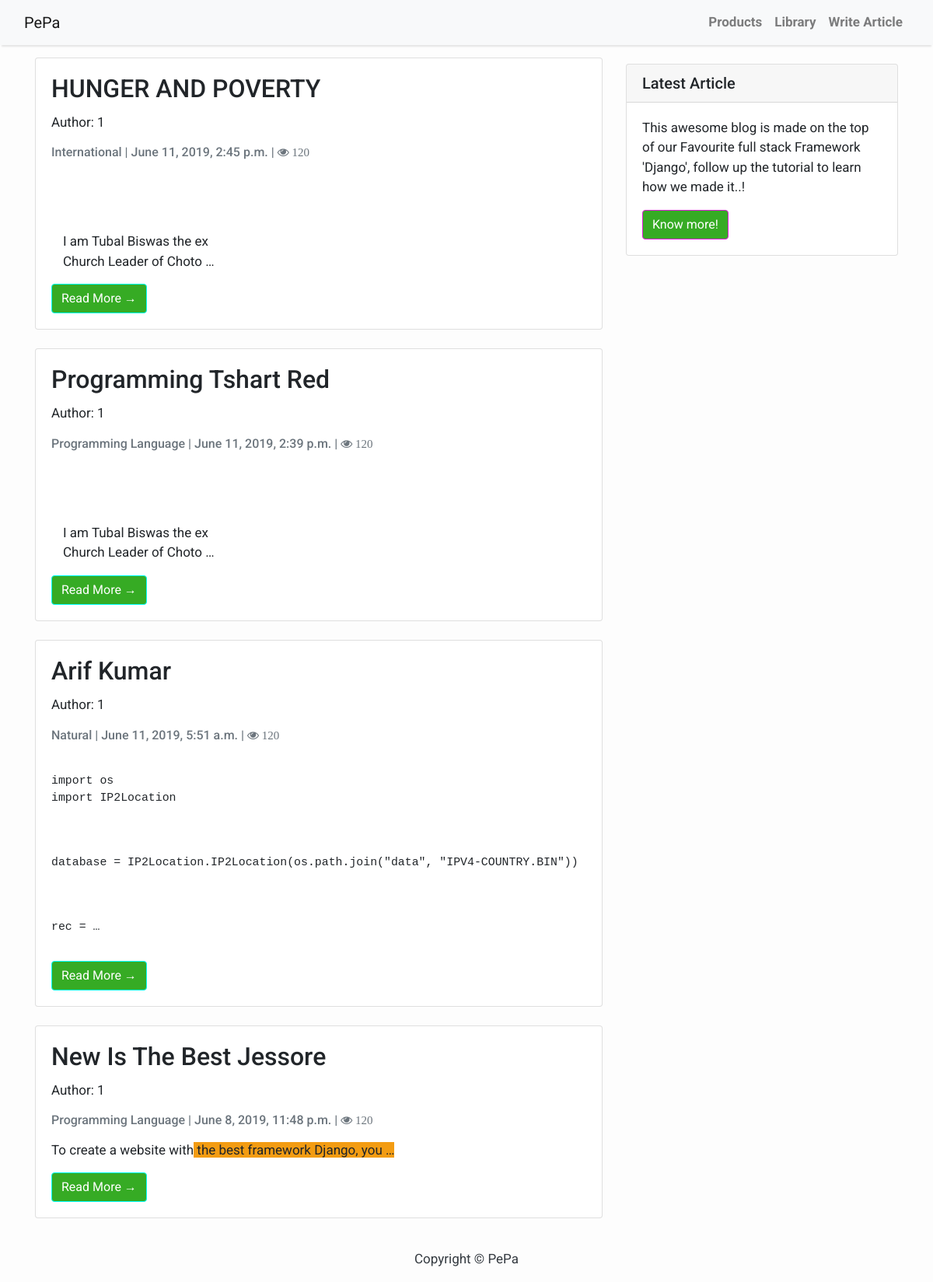
The page / on the database its author committed.
### blog/models.py (models this page shows, shortened)
class BlogPost(models.Model):
    title = models.CharField(max_length=255, blank=False)
    category = models.ForeignKey(BlogCategory, on_delete=models.CASCADE)
    description = RichTextField()
    post_date = models.DateTimeField(auto_now_add=True)
    publish = models.BooleanField(default=True)
    objects = EntryQuerySet.as_manager()
    status = models.IntegerField(choices=STATUS, default=1)
    slug = models.SlugField(help_text="write your title use(hypen-), don't use space. Ex: Bangladesh-is-a")
    def get_absolute_url(self):
        return reverse('post_detail', args=[self.id, self.slug])
    class Meta:
        ordering = ['-post_date']

class BlogCategory(models.Model):
    title = models.CharField(max_length=255, null=True)
    slug = models.SlugField()
    def __str__(self):
        return self.title

### blog/views.py (the view)
# urls.py: re_path('^$', PostListView.as_view(), name='post_list'),
class PostListView(ListView):
    model = BlogPost
    template_name = 'blog/blog_list.html'
    paginate_by = 4

### templates/blog/blog_list.html (shortened to what this page needs)
{% extends 'base/base.html' %}
{% load static %}
{% block content %}
    <link rel="stylesheet" href="{% static 'blog/css/blog_list.css' %}">
    <div class="container">
        <div class="row">
            <div class="col-md-8 mt-3 left">
                {% for object in object_list %}
                    <div class="card mb-4">
                        <div class="card-body">
                            <h2 class="card-title">{{ object.title }}</h2>
                            <p><span>Author: <span>{{ object.status }}</span></span></p>
                            <p class="card-text text-muted h6">{{ object.category }} | {{ object.post_date }} |
                                <i class="fa fa-eye" style="font-size:15px"> 120</i></p>
                            <p>{{ object.description|safe|truncatewords_html:10|linebreaks }}</p>
                            <a href="{{ object.get_absolute_url }}" class="btn btn-primary" style="background: #36ab24; border-color: aqua">Read More &rarr;</a>
                        </div>
                    </div>
                {% endfor %}
            </div>
        {% block sidebar %} {% include 'base/sidebar.html' %} {% endblock sidebar %}
        </div>
    </div>
{% endblock %}

### templates/base/base.html (shortened to what this page needs)
{% load static %}
<!DOCTYPE html>
<html>
    <head>
        <link rel="stylesheet" href="https://maxcdn.bootstrapcdn.com/bootstrap/4.0.0/css/bootstrap.min.css"
 />
        <link rel="stylesheet" href="{% static 'base/css/style.css' %}">
        <link rel="stylesheet" href="https://cdnjs.cloudflare.com/ajax/libs/font-awesome/4.7.0/css/font-awesome.min.css">
    </head>
    <body>
        <nav class="navbar navbar-expand-lg navbar-light bg-light shadow" id="mainNav">
            <div class="container-fluid">
                <a class="navbar-brand" href="{% url 'post_list' %}">PePa</a>
                <div class="collapse navbar-collapse" id="navbarResponsive">
                    <ul class="navbar-nav ml-auto">
                        <li class="nav-item text-black">
                            <a class="nav-link text-black font-weight-bold" href="{% url 'book_list' %}">Products</a>
                        </li>
                        <li class="nav-item text-black">
                            <a class="nav-link text-black font-weight-bold" href="{% url 'book_list' %}">Library</a>
                        </li>
                        <li class="nav-item text-black">
                            <a class="nav-link text-black font-weight-bold" href="{% url 'user_post_form' %}">Write Article</a>
                        </li>
                    </ul>
                </div>
            </div>
        </nav>
        {% block content %}{% endblock content %}
        <footer class="py-3 bg-grey">
            <p class="m-0 text-dark text-center ">Copyright &copy; PePa</p>
        </footer>
    </body>
</html>

### templates/base/sidebar.html
{% block sidebar %}
<div class="col-md-4 float-right ">
    <div class="card my-4">
        <h5 class="card-header">Latest Article</h5>
        <div class="card-body">
            <p class="card-text"> This awesome blog is made on the top of our Favourite full stack Framework 'Django', follow up the tutorial to learn how we made it..!</p>
            <a href="https://facebook.com/prosenjit1994"
               class="btn btn-danger">Know more!</a>
        </div>
    </div>
</div>
{% endblock sidebar %}

### static/base/css/style.css (style rules this page uses)
body { font-family: "Roboto", sans-serif; font-size: 17px; background-color: #fdfdfd; }
.shadow { box-shadow: 0 4px 2px -2px rgba(0, 0, 0, 0.1); }
.btn-danger { color: #fff; background-color: #36ab24; border-color: #de19da; }

### rows shown on the page
BlogPost: title "HUNGER AND POVERTY", status "1", category "International", post_date "June 11, 2019, 2:45 p.m.", description "I am Tubal Biswas the ex Church Leader of Choto …"
BlogPost: title "Programming Tshart Red", status "1", category "Programming Language", post_date "June 11, 2019, 2:39 p.m.", description "I am Tubal Biswas the ex Church Leader of Choto …"
BlogPost: title "Arif Kumar", status "1", category "Natural", post_date "June 11, 2019, 5:51 a.m.", description "import os import IP2Location database = IP2Location.IP2Location(os.path.join(\"data\", \"IPV4-COUNTRY.BIN\")) rec = …"
BlogPost: title "New Is The Best Jessore", status "1", category "Programming Language", post_date "June 8, 2019, 11:48 p.m.", description "To create a website with the best framework Django, you …"
